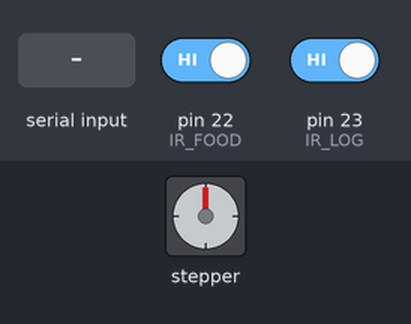
Bench run of a sketch on a simulated Arduino Mega 2560, built with avr-gcc and run on an emulated ATmega2560. Shown: stepper motor. Wiring (inferred from the names in the program): stepper motor driver (200 steps per turn assumed): step pin 14; direction pin 13; enable pin 12. The inputs (shaded band) are chosen by the test bench; at power-on: pin 22 (IR_FOOD) HIGH, pin 23 (IR_LOG) HIGH. What the sketch prints to the serial monitor is not drawn.

Above: at 1.2 s.
1.3 s: "FDR" received over Serial
3.8 s: "IR" received over Serial
6.3 s: "H_LED_ON" received over Serial
Timing chart, 0 to 9.3 s (numbered marks = the images above; inputs shaded):
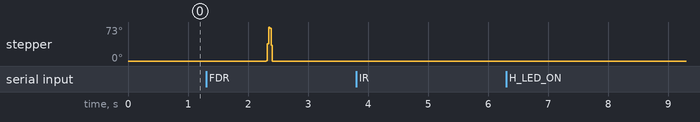

Measured:
- after the input at 1.3 s, stepper: turns 73° clockwise in 0.04 s, then 73° counter-clockwise in 0.04 s
- after the input at 3.8 s, every drawn part: stays the same
- after the input at 6.3 s, every drawn part: stays the same

The sketch:

Feeder.ino
```cpp
// feeder code
// Jacob Vautour 2023

#define IR_FOOD 22
#define IR_LOG 23

#define ENA 12
#define DIR 13
#define PUL 14

#define H_LED 15
#define F_LED 16

const int steps = 100;

void setup() {
  Serial.begin(115200);

  pinMode(IR_FOOD, INPUT_PULLUP);
  pinMode(IR_LOG, INPUT_PULLUP);

  pinMode(ENA, OUTPUT);
  pinMode(DIR, OUTPUT);
  pinMode(PUL, OUTPUT);
}

void loop() {
  while(Serial.available()){
    String data = Serial.readString();
    Serial.println(data);
    if(data == "FDR") {feed();}
    if(data == "IR") {Serial.println(digitalRead(IR_LOG));}
    if(data == "H_LED_ON") {digitalWrite(H_LED, HIGH);}
    if(data == "H_LEN_OFF") {digitalWrite(H_LED, LOW);}
  }
  delay(10);
}

void feed() {
  digitalWrite(F_LED, HIGH);
  digitalWrite(ENA, LOW);

  if(digitalRead(IR_FOOD) == LOW) {
    digitalWrite(DIR, HIGH);
    for(int x = 0; x < steps; x++) {
      digitalWrite(PUL,HIGH);
      delayMicroseconds(500);
      digitalWrite(PUL,LOW);
      delayMicroseconds(500);
    }
  }
  else {
    digitalWrite(DIR, HIGH);
    for(int x = 0; x < steps/2; x++) {
      digitalWrite(PUL,HIGH);
      delayMicroseconds(500);
      digitalWrite(PUL,LOW);
      delayMicroseconds(500);
    }
    digitalWrite(DIR, LOW);
    for(int x = 0; x < steps/2; x++) {
      digitalWrite(PUL,HIGH);
      delayMicroseconds(500);
      digitalWrite(PUL,LOW);
      delayMicroseconds(500);
    }
  }

  digitalWrite(ENA, HIGH);
  digitalWrite(F_LED, LOW);
}
```
